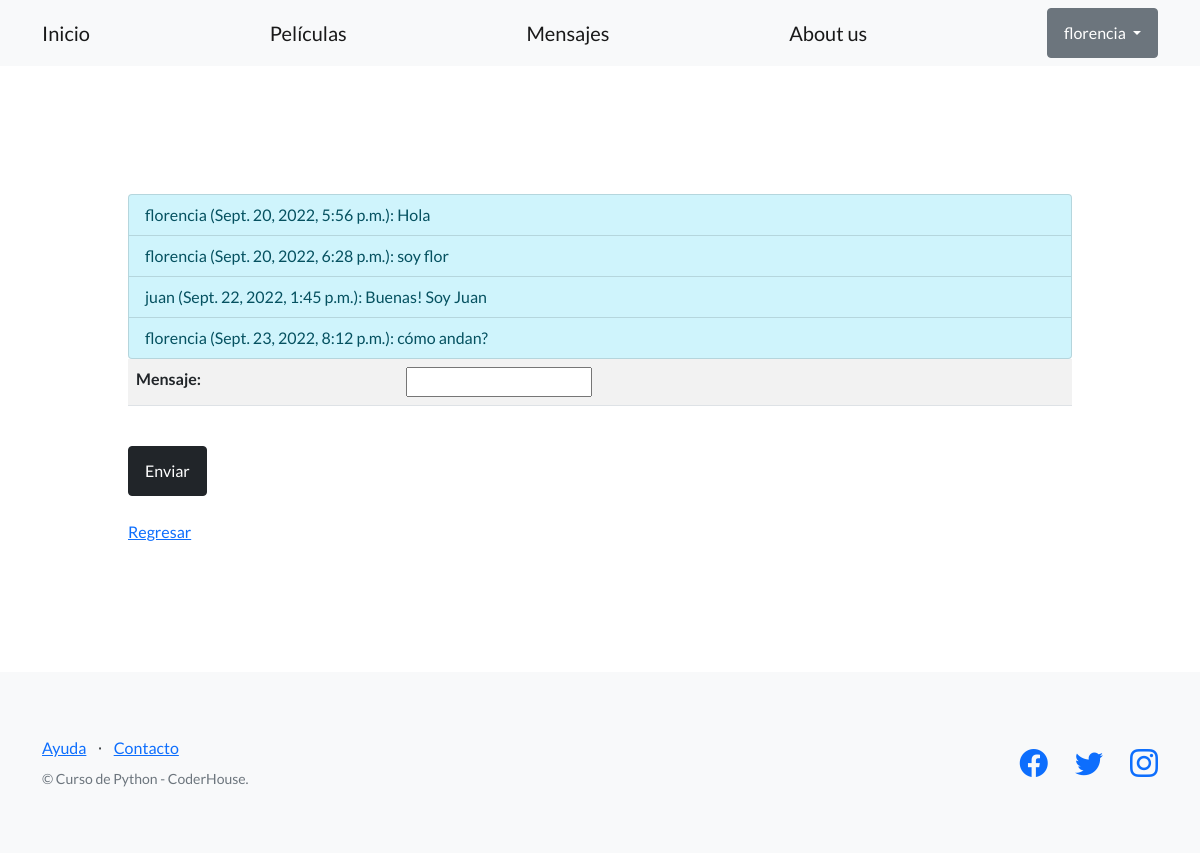
Page /peliculas/messages/ (signed in) on the earlier database version.
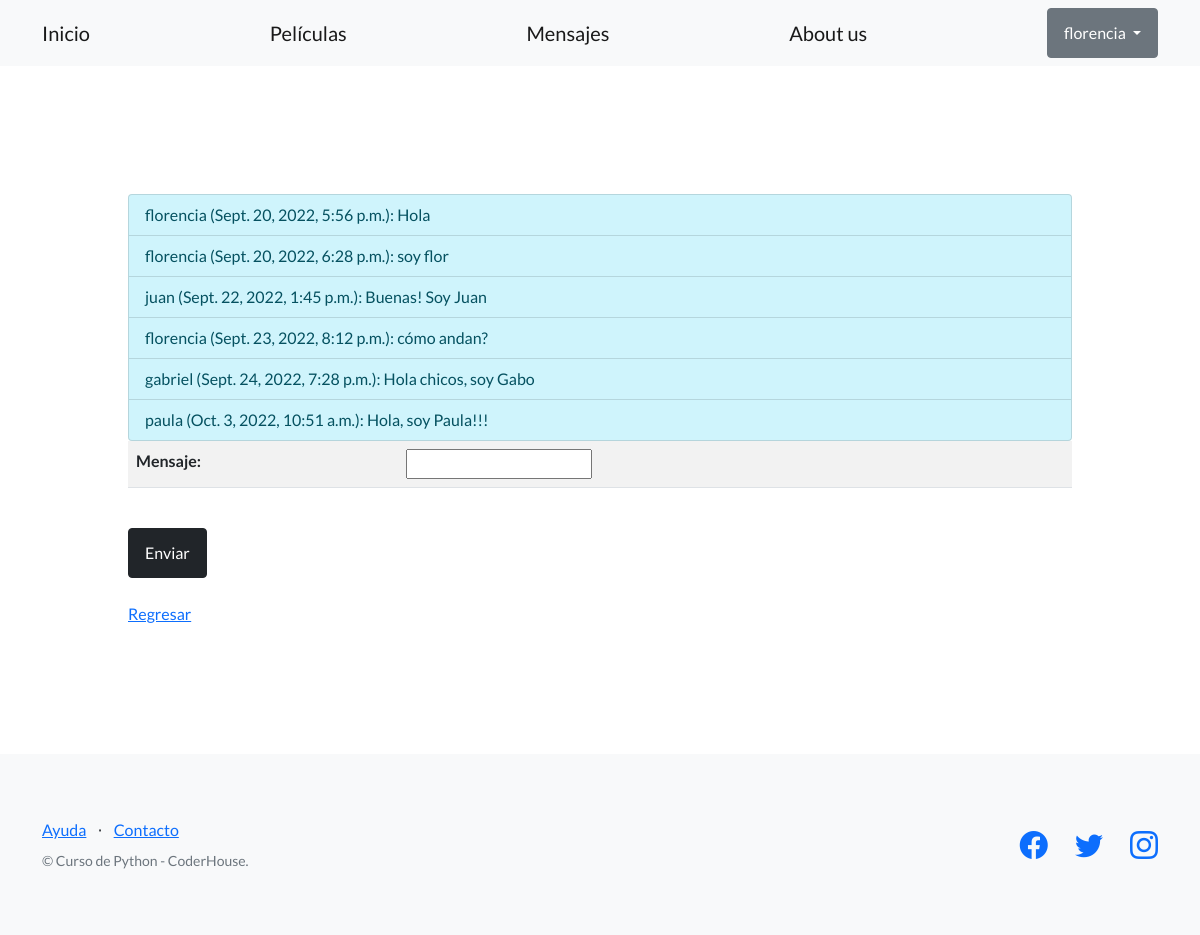
Same page on the later database version.
### app_movies/models.py (models this page shows, shortened)
class Mensajes(models.Model):
    user = models.ForeignKey(User, on_delete=models.CASCADE)
    fecha_creacion = models.DateTimeField(auto_now_add=True)
    mensaje = models.CharField(max_length=400)

### app_movies/views.py (the view)
# urls.py: path('messages/', views.mensajes, name="mensajes")
@login_required
def mensajes (request):
    mensajeForm = MensajesForm()
    mensaje = Mensajes.objects.all()
    if request.method == 'POST':
        contenido_mensaje = MensajesForm(request.POST)
        if contenido_mensaje.is_valid():
            data = contenido_mensaje.cleaned_data
            mensaje = Mensajes(mensaje=data["mensaje"], user=request.user)
            mensaje.save()
            return redirect('mensajes')
        else:
            return render(request, 'app_movies/mensajes.html', {"mensajeForm": contenido_mensaje,"mensajes": mensaje})
    else:
        return render(request, 'app_movies/mensajes.html', {"mensajeForm": mensajeForm,  "mensajes": mensaje})

### app_movies/forms.py
class MensajesForm(forms.Form):
    mensaje = forms.CharField(max_length=400)

### app_movies/templates/app_movies/mensajes.html (shortened to what this page needs)
{% load static %}
<!DOCTYPE html>
<html lang="en">
    <head>
        <link href="https://cdn.jsdelivr.net/npm/bootstrap-icons@1.5.0/font/bootstrap-icons.css" rel="stylesheet" type="text/css" />
        <link href="{% static 'app_movies/css/styles.css' %}" rel="stylesheet" />
    </head>
    <body>
        <nav class="navbar navbar-light bg-light static-top">
            <div class="container">
                <a class="navbar-brand" href="{% url 'inicio' %}">Inicio</a>
                <a class="navbar-brand" href="{% url 'peliculas' %}">Películas</a>
                <a class="navbar-brand" href="{% url 'mensajes' %}">Mensajes</a>
                <a class="navbar-brand" href="{% url 'about_us' %}">About us</a>
                {% if user.is_authenticated %}
                <div class="dropdown">
                    <button class="btn btn-secondary dropdown-toggle" type="button" id="dropdownMenuButton1" data-bs-toggle="dropdown" aria-expanded="false">
                      {{ user.username }}
                    </button>
                  </div>
                {% else %}
                <a class="btn btn-primary" href="{% url 'register' %}">REGISTRARSE</a>
                {% endif %}
            </div>
        </nav>
        <section style="padding:80px;">
        <div style="padding: 3em;">
            <ul class="list-group">
            {% for item in mensajes %}
                <li class="list-group-item list-group-item-info">
                    {{item.user}} ({{item.fecha_creacion}}): {{item.mensaje}}
                </li>
            {% endfor %}
            </ul>
            <form method="POST">
                <table class="table table-striped">
                    {{mensajeForm.as_table}}
                </table>
                <br>
                <button class="btn btn-dark" type="submit">Enviar</button>
            </form>
            <br>
            <a href="{% url 'inicio' %}">Regresar</button></a>
        </div>
        </section>
        <footer class="footer bg-light">
            <div class="container">
                <div class="row">
                    <div class="col-lg-6 h-100 text-center text-lg-start my-auto">
                        <ul class="list-inline mb-2">
                            <li class="list-inline-item"><a href="#!">Ayuda</a></li>
                            <li class="list-inline-item">⋅</li>
                            <li class="list-inline-item"><a href="#!">Contacto</a></li>
                        </ul>
                        <p class="text-muted small mb-4 mb-lg-0">&copy; Curso de Python - CoderHouse.</p>
                    </div>
                    <div class="col-lg-6 h-100 text-center text-lg-end my-auto">
                        <ul class="list-inline mb-0">
                            <li class="list-inline-item me-4">
                                <a href="#!"><i class="bi-facebook fs-3"></i></a>
                            </li>
                            <li class="list-inline-item me-4">
                                <a href="#!"><i class="bi-twitter fs-3"></i></a>
                            </li>
                            <li class="list-inline-item">
                                <a href=""><i class="bi-instagram fs-3"></i></a>
                            </li>
                        </ul>
                    </div>
                </div>
            </div>
        </footer>
    </body>
</html>

Differences in the rows shown:
added Mensajes: user "gabriel", fecha_creacion "Sept. 24, 2022, 7:28 p.m.", mensaje "Hola chicos, soy Gabo"
added Mensajes: user "paula", fecha_creacion "Oct. 3, 2022, 10:51 a.m.", mensaje "Hola, soy Paula!!!"
